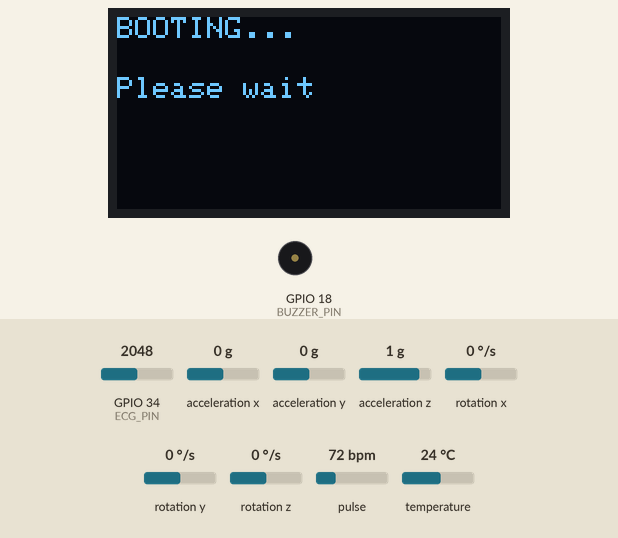
Recording of a sketch running on a simulated ESP32. Parts: 128×64 one-colour display, buzzer (waves = sounding, pin HIGH). The test bench sets the inputs (shaded band); at power-on: acceleration x 0 g, temperature 24 °C, acceleration z 1 g, acceleration y 0 g, GPIO 34 (ECG_PIN) = 2048, rotation x 0 °/s, rotation y 0 °/s, rotation z 0 °/s, pulse 72 bpm. WiFi joins after 1.5 s; servers stay silent unless stated; random numbers use the default seed unless the sketch sets one; what the sketch prints to the serial monitor is not drawn.

Above: at 0.5 s.
At 7.9 s:
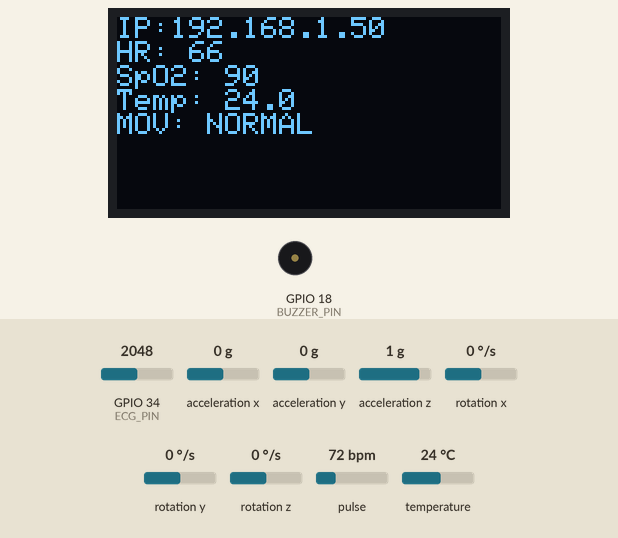
8.0 s: acceleration x set to -1 g
9.8 s: acceleration x set to -1.3 g
At 11.7 s:
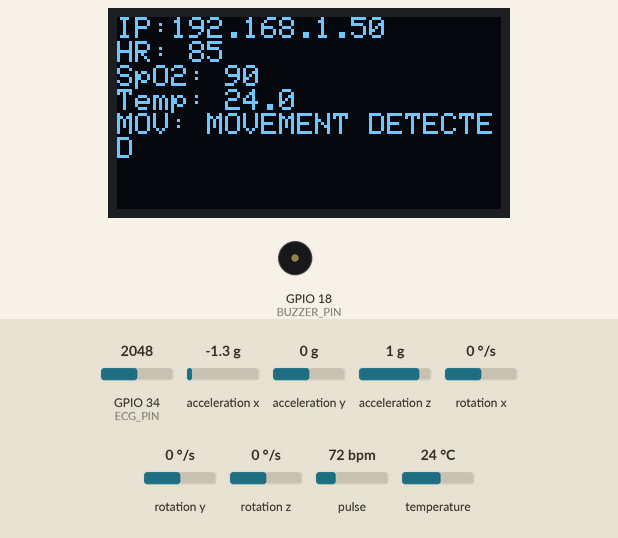
13.9 s: temperature set to 12 °C
At 16.91 s:
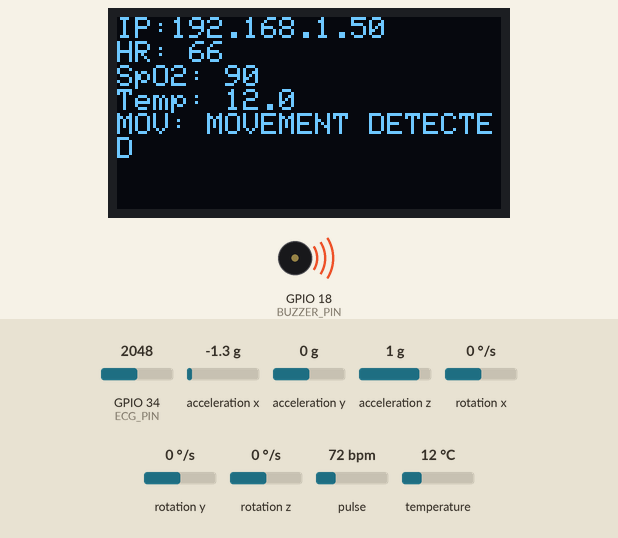
18.0 s: acceleration z set to 0.7 g
At 18.8 s:
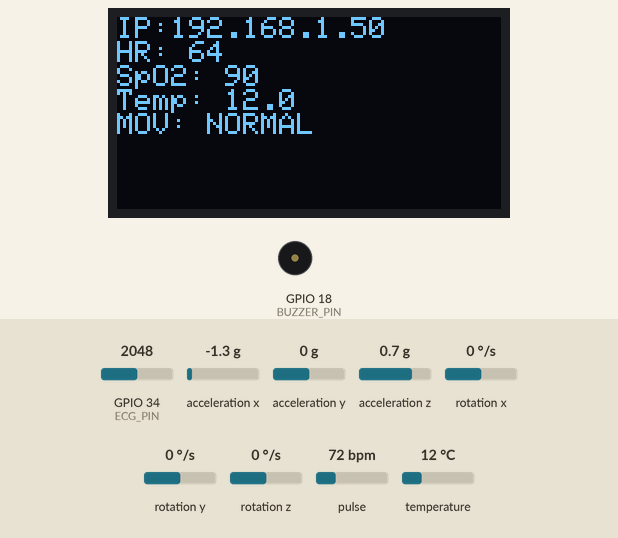
20.8 s: acceleration y set to -0.3 g
22.9 s: acceleration y set to -0.6 g
At 23.54 s:
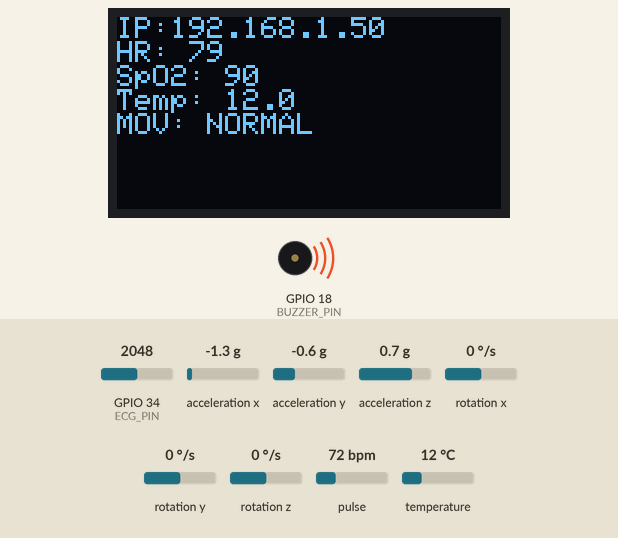
Timing chart, 0 to 27.5 s (numbered marks = the images above; inputs shaded):
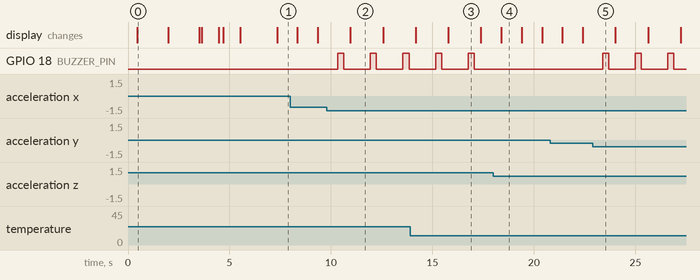

Measured:
- the behaviour switches between -1.1 and -1.2 g on acceleration x (found by bisection; images 1 and 2)
- the behaviour switches between 0.9 and 0.8 g on acceleration z (found by bisection; images 3 and 4)
- the behaviour switches between -0.4 and -0.5 g on acceleration y (found by bisection; images 4 and 5)
- after the input at 9.8 s, GPIO 18 (BUZZER_PIN): alternates HIGH for 0.30 s and LOW for 1.3 s, starting after 0.54 s
- after the input at 22.9 s, GPIO 18 (BUZZER_PIN): alternates HIGH for 0.30 s and LOW for 1.3 s, starting after 0.50 s
- what the display in image 0 shows lasts 1.5 s, from 0.5 s to 2.0 s
- what the display in image 3 shows lasts 1.6 s, from 15.8 s to 17.4 s

The sketch:

health_monitor.ino
```cpp
#include <Wire.h>
#include <Adafruit_GFX.h>
#include <Adafruit_SSD1306.h>
#include <MAX30105.h>
#include <OneWire.h>
#include <DallasTemperature.h>
#include <WiFi.h>
#include <WebServer.h>
#include <MPU6050.h>

const char* ssid = "YOUR_WIFI_NAME";
const char* password = "YOUR_WIFI_PASSWORD";

#define BUZZER_PIN   18
#define ONE_WIRE_BUS 4
#define ECG_PIN      34
#define SDA_PIN      21
#define SCL_PIN      22
#define TEMP_ALARM   38.0
#define FALL_THRESH  1.55

WebServer server(80);
Adafruit_SSD1306 display(128, 64, &Wire, -1);
MAX30105 particleSensor;
OneWire oneWire(ONE_WIRE_BUS);
DallasTemperature tempSensor(&oneWire);
MPU6050 mpu;

float g_hr = 0;
float g_spo2 = 0;
float g_temp = 0;
int g_ecg = 0;
bool g_finger = false;
bool g_fall = false;
bool g_maxOK = false;
bool g_mpuOK = false;
String g_ip = "Connecting...";
String g_motion = "IDLE";
String g_motionLog = "";
unsigned long g_lastLog = 0;

void oledMsg(String line1, String line2 = "", String line3 = "") {
  display.clearDisplay();
  display.setTextSize(1);
  display.setTextColor(WHITE);
  display.setCursor(0, 0); display.println(line1);
  display.setCursor(0, 20); display.println(line2);
  display.setCursor(0, 40); display.println(line3);
  display.display();
}

String readMotion() {
  if (!g_mpuOK) return "MPU ERROR";

  int16_t ax, ay, az, gx, gy, gz;
  mpu.getMotion6(&ax, &ay, &az, &gx, &gy, &gz);

  float Ax = ax / 16384.0;
  float Ay = ay / 16384.0;
  float Az = az / 16384.0;
  float Gx = gx / 131.0;
  float Gy = gy / 131.0;
  float Gz = gz / 131.0;

  float accel = sqrt(Ax*Ax + Ay*Ay + Az*Az);
  Serial.print("ACCEL: ");
  Serial.println(accel);

  if (accel > FALL_THRESH) {
    g_fall = true;
    return "MOVEMENT DETECTED";
  }

  g_fall = false;
  return "NORMAL";
}

String buildPage() {
  return R"HTML(
<!DOCTYPE html><html><head>
<meta charset='UTF-8'>
<meta name='viewport' content='width=device-width,initial-scale=1'>
<title>Clinical Monitor</title>
<script src='https://cdn.jsdelivr.net/npm/chart.js'></script>
</head><body>
<h1>CLINICAL MONITOR</h1>
</body></html>
)HTML";
}

void setup() {
  Serial.begin(115200);
  delay(300);
  randomSeed(analogRead(0));

  pinMode(BUZZER_PIN, OUTPUT);
  digitalWrite(BUZZER_PIN, LOW);

  Wire.begin(SDA_PIN, SCL_PIN);
  delay(100);

  if (!display.begin(SSD1306_SWITCHCAPVCC, 0x3C)) {
    while (true);
  }

  display.setTextColor(WHITE);
  oledMsg("BOOTING...", "Please wait");

  WiFi.mode(WIFI_STA);
  WiFi.begin(ssid, password);
  WiFi.setTxPower(WIFI_POWER_19_5dBm);

  int tries = 0;
  while (WiFi.status() != WL_CONNECTED && tries < 40) {
    delay(500);
    tries++;
  }

  if (WiFi.status() == WL_CONNECTED) {
    g_ip = WiFi.localIP().toString();
    oledMsg("WiFi Connected!", g_ip);
  } else {
    g_ip = "No WiFi";
    oledMsg("WiFi FAILED", "Check hotspot");
  }

  delay(1500);

  oledMsg("Init MPU6050...");
  mpu.initialize();
  delay(100);
  g_mpuOK = mpu.testConnection();
  oledMsg("MPU6050:", g_mpuOK ? "OK" : "FAILED");
  delay(800);

  for (byte addr = 1; addr < 127; addr++) {
    Wire.beginTransmission(addr);
    Wire.endTransmission();
  }

  oledMsg("Init MAX30102...");
  delay(200);

  g_maxOK = particleSensor.begin(Wire, I2C_SPEED_STANDARD, 0x57);

  if (!g_maxOK) {
    delay(100);
    g_maxOK = particleSensor.begin(Wire, I2C_SPEED_STANDARD);
  }

  if (!g_maxOK) {
    delay(100);
    g_maxOK = particleSensor.begin(Wire, I2C_SPEED_FAST);
  }

  if (g_maxOK) {
    particleSensor.setup();
    particleSensor.setPulseAmplitudeRed(0x24);
    particleSensor.setPulseAmplitudeIR(0x24);
    oledMsg("MAX30102:", "OK");
  } else {
    oledMsg("MAX30102:", "FAILED");
  }

  delay(800);

  tempSensor.begin();

  server.on("/", HTTP_GET, []() {
    server.send(200, "text/html", buildPage());
  });

  server.on("/data", HTTP_GET, []() {
    long ir = g_maxOK ? particleSensor.getIR() : 0;
    int hr = (ir > 20000) ? random(60, 101) : 0;

    String json =
      "{\"hr\":" + String(hr) +
      ",\"spo2\":" + String((int)g_spo2) +
      ",\"temp\":" + String(g_temp) +
      ",\"ecg\":" + String(g_ecg) +
      ",\"fall\":" + (g_fall ? "true" : "false") +
      ",\"motion\":\"" + g_motion + "\"}";

    server.send(200, "application/json", json);
  });

  server.begin();

  oledMsg("READY!", "IP: " + g_ip);
  delay(1000);
}

void loop() {
  server.handleClient();

  tempSensor.requestTemperatures();
  float t = tempSensor.getTempCByIndex(0);
  g_temp = (t == -127.0 || t == 85.0) ? 0 : t;

  long ir = 0, red = 0;

  if (g_maxOK) {
    ir = particleSensor.getIR();
    red = particleSensor.getRed();
  }

  g_finger = (ir > 20000);

  if (g_finger) {
    float ratio = (float)red / (float)ir;
    g_spo2 = constrain(110 - (25 * ratio), 90, 100);
    g_hr = random(60, 101);
  } else {
    g_hr = 0;
    g_spo2 = 0;
  }

  g_ecg = analogRead(ECG_PIN);
  g_motion = readMotion();

  bool alarm = (g_temp >= TEMP_ALARM) || g_fall;

  if (alarm) {
    digitalWrite(BUZZER_PIN, HIGH);
    delay(300);
    digitalWrite(BUZZER_PIN, LOW);
    delay(300);
  } else {
    digitalWrite(BUZZER_PIN, LOW);
  }

  display.clearDisplay();
  display.setTextSize(1);
  display.setCursor(0, 0);

  display.print("IP:");
  display.println(g_ip);

  display.print("HR: ");
  display.println((int)g_hr);

  display.print("SpO2: ");
  display.println((int)g_spo2);

  display.print("Temp: ");
  display.println(g_temp, 1);

  display.print("MOV: ");
  display.println(g_motion);

  display.display();

  delay(200);
}
```
